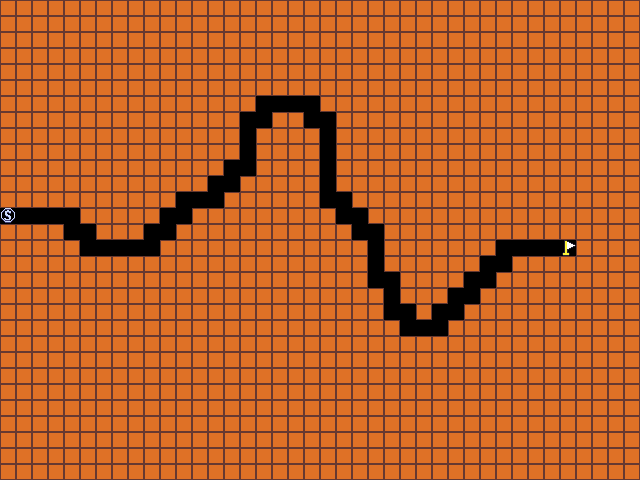

A 2D game scene composited from a Tiled map and its tileset images. What follows is a short description and the map's XML, with every tile layer's data as written:
An orthogonal 40x30 tile map with 16x16 px tiles, 1 tile layer (object).

<map version="1.0" orientation="orthogonal" renderorder="right-down" width="40" height="30" tilewidth="16" tileheight="16" nextobjectid="1">
 <tileset firstgid="1" name="tileset" tilewidth="16" tileheight="16" tilecount="64" columns="8">
  <image source="tileset.png" width="128" height="128" />
 </tileset>
 <layer name="object" width="40" height="30">
  <data encoding="csv">
1,1,1,1,1,1,1,1,1,1,1,1,1,1,1,1,1,1,1,1,1,1,1,1,1,1,1,1,1,1,1,1,1,1,1,1,1,1,1,1,
1,1,1,1,1,1,1,1,1,1,1,1,1,1,1,1,1,1,1,1,1,1,1,1,1,1,1,1,1,1,1,1,1,1,1,1,1,1,1,1,
1,1,1,1,1,1,1,1,1,1,1,1,1,1,1,1,1,1,1,1,1,1,1,1,1,1,1,1,1,1,1,1,1,1,1,1,1,1,1,1,
1,1,1,1,1,1,1,1,1,1,1,1,1,1,1,1,1,1,1,1,1,1,1,1,1,1,1,1,1,1,1,1,1,1,1,1,1,1,1,1,
1,1,1,1,1,1,1,1,1,1,1,1,1,1,1,1,1,1,1,1,1,1,1,1,1,1,1,1,1,1,1,1,1,1,1,1,1,1,1,1,
1,1,1,1,1,1,1,1,1,1,1,1,1,1,1,1,1,1,1,1,1,1,1,1,1,1,1,1,1,1,1,1,1,1,1,1,1,1,1,1,
1,1,1,1,1,1,1,1,1,1,1,1,1,1,1,1,0,0,0,0,1,1,1,1,1,1,1,1,1,1,1,1,1,1,1,1,1,1,1,1,
1,1,1,1,1,1,1,1,1,1,1,1,1,1,1,0,0,1,1,0,0,1,1,1,1,1,1,1,1,1,1,1,1,1,1,1,1,1,1,1,
1,1,1,1,1,1,1,1,1,1,1,1,1,1,1,0,1,1,1,1,0,1,1,1,1,1,1,1,1,1,1,1,1,1,1,1,1,1,1,1,
1,1,1,1,1,1,1,1,1,1,1,1,1,1,1,0,1,1,1,1,0,1,1,1,1,1,1,1,1,1,1,1,1,1,1,1,1,1,1,1,
1,1,1,1,1,1,1,1,1,1,1,1,1,1,0,0,1,1,1,1,0,1,1,1,1,1,1,1,1,1,1,1,1,1,1,1,1,1,1,1,
1,1,1,1,1,1,1,1,1,1,1,1,1,0,0,1,1,1,1,1,0,1,1,1,1,1,1,1,1,1,1,1,1,1,1,1,1,1,1,1,
1,1,1,1,1,1,1,1,1,1,1,0,0,0,1,1,1,1,1,1,0,0,1,1,1,1,1,1,1,1,1,1,1,1,1,1,1,1,1,1,
9,0,0,0,0,1,1,1,1,1,0,0,1,1,1,1,1,1,1,1,1,0,0,1,1,1,1,1,1,1,1,1,1,1,1,1,1,1,1,1,
1,1,1,1,0,0,1,1,1,0,0,1,1,1,1,1,1,1,1,1,1,1,0,0,1,1,1,1,1,1,1,1,1,1,1,1,1,1,1,1,
1,1,1,1,1,0,0,0,0,0,1,1,1,1,1,1,1,1,1,1,1,1,1,0,1,1,1,1,1,1,1,0,0,0,0,15,1,1,1,1,
1,1,1,1,1,1,1,1,1,1,1,1,1,1,1,1,1,1,1,1,1,1,1,0,1,1,1,1,1,1,0,0,1,1,1,1,1,1,1,1,
1,1,1,1,1,1,1,1,1,1,1,1,1,1,1,1,1,1,1,1,1,1,1,0,0,1,1,1,1,0,0,1,1,1,1,1,1,1,1,1,
1,1,1,1,1,1,1,1,1,1,1,1,1,1,1,1,1,1,1,1,1,1,1,1,0,1,1,1,0,0,1,1,1,1,1,1,1,1,1,1,
1,1,1,1,1,1,1,1,1,1,1,1,1,1,1,1,1,1,1,1,1,1,1,1,0,0,1,0,0,1,1,1,1,1,1,1,1,1,1,1,
1,1,1,1,1,1,1,1,1,1,1,1,1,1,1,1,1,1,1,1,1,1,1,1,1,0,0,0,1,1,1,1,1,1,1,1,1,1,1,1,
1,1,1,1,1,1,1,1,1,1,1,1,1,1,1,1,1,1,1,1,1,1,1,1,1,1,1,1,1,1,1,1,1,1,1,1,1,1,1,1,
1,1,1,1,1,1,1,1,1,1,1,1,1,1,1,1,1,1,1,1,1,1,1,1,1,1,1,1,1,1,1,1,1,1,1,1,1,1,1,1,
1,1,1,1,1,1,1,1,1,1,1,1,1,1,1,1,1,1,1,1,1,1,1,1,1,1,1,1,1,1,1,1,1,1,1,1,1,1,1,1,
1,1,1,1,1,1,1,1,1,1,1,1,1,1,1,1,1,1,1,1,1,1,1,1,1,1,1,1,1,1,1,1,1,1,1,1,1,1,1,1,
1,1,1,1,1,1,1,1,1,1,1,1,1,1,1,1,1,1,1,1,1,1,1,1,1,1,1,1,1,1,1,1,1,1,1,1,1,1,1,1,
1,1,1,1,1,1,1,1,1,1,1,1,1,1,1,1,1,1,1,1,1,1,1,1,1,1,1,1,1,1,1,1,1,1,1,1,1,1,1,1,
1,1,1,1,1,1,1,1,1,1,1,1,1,1,1,1,1,1,1,1,1,1,1,1,1,1,1,1,1,1,1,1,1,1,1,1,1,1,1,1,
1,1,1,1,1,1,1,1,1,1,1,1,1,1,1,1,1,1,1,1,1,1,1,1,1,1,1,1,1,1,1,1,1,1,1,1,1,1,1,1,
1,1,1,1,1,1,1,1,1,1,1,1,1,1,1,1,1,1,1,1,1,1,1,1,1,1,1,1,1,1,1,1,1,1,1,1,1,1,1,1
</data>
 </layer>
</map>
